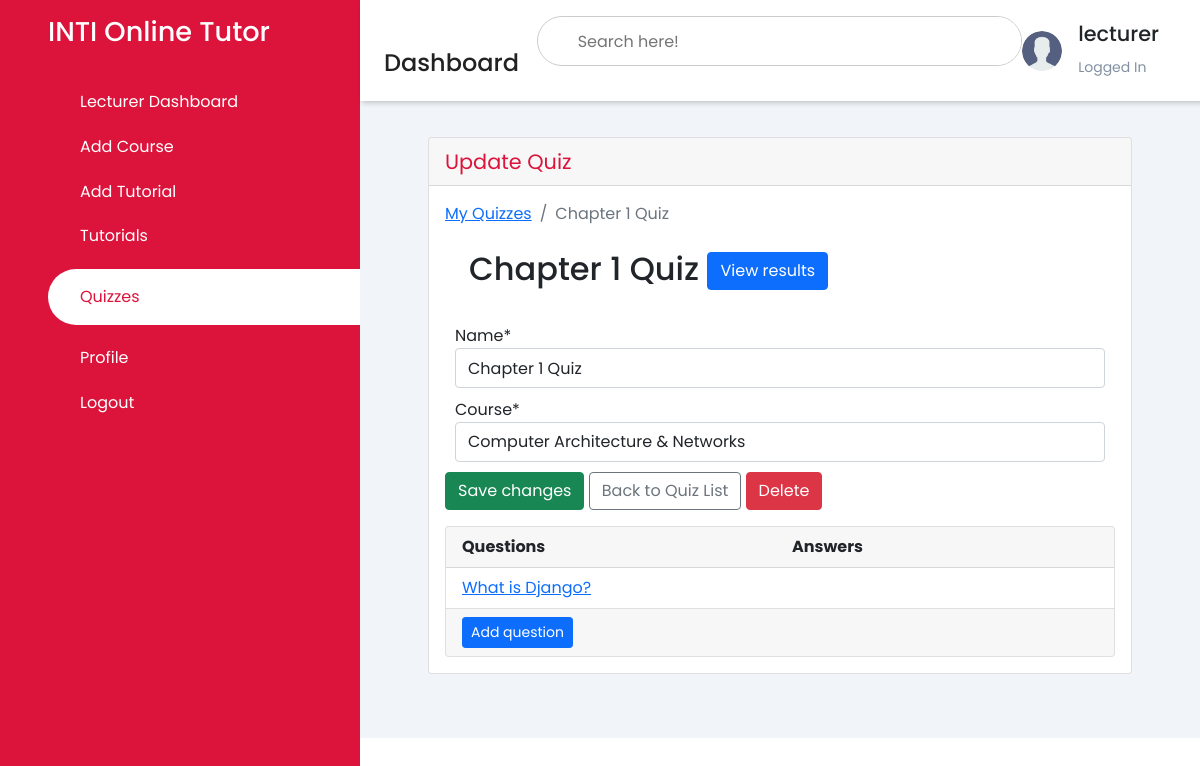
The app's page /update_quiz/6/ (signed in) with its own data.
### pages/models.py (models this page shows, shortened)
class User(AbstractUser):
    is_student = models.BooleanField(default=False)
    is_lecturer = models.BooleanField(default=False)
    is_admin = models.BooleanField(default=False)

class Quiz(models.Model):
    owner = models.ForeignKey(User, on_delete=models.CASCADE, related_name='quizzes')
    name = models.CharField(max_length=255)
    course = models.ForeignKey(Course, on_delete=models.CASCADE, related_name='quizzes')

class Course(models.Model):
    name = models.CharField(max_length=30)
    def __str__(self):
        return self.name

class Question(models.Model):
    quiz = models.ForeignKey(Quiz, on_delete=models.CASCADE, related_name='questions')
    text = models.CharField('Question', max_length=255)

### pages/views.py (the view, shortened to what this page needs)
# urls.py: path('update_quiz/<int:pk>/', UpdateQuizView.as_view(), name='update_quiz'),
class UpdateQuizView(UpdateView):
    model = Quiz
    fields = ('name', 'course')
    template_name = 'dashboard/lecturer/update_quiz.html'
    def get_context_data(self, **kwargs):
        kwargs['questions'] = self.get_object().questions.annotate(answers_count=Count('answers'))
        return super().get_context_data(**kwargs)
    def get_queryset(self):
        return self.request.user.quizzes.all()

### templates/dashboard/lecturer/update_quiz.html (shortened to what this page needs)
<!DOCTYPE html>
<html lang="en">
<head>
    {% load static %}
    {% load crispy_forms_tags %}
    <link rel="stylesheet" href="https://maxst.icons8.com/vue-static/landings/line-awesome/line-awesome/1.3.0/css/line-awesome.min.css">
    <link rel="stylesheet" href="https://maxst.icons8.com/vue-static/landings/line-awesome/font-awesome-line-awesome/css/all.min.css">
    <link href="https://cdn.jsdelivr.net/npm/bootstrap@5.1.3/dist/css/bootstrap.min.css" rel="stylesheet">
    <link rel="stylesheet" href="{% static 'css/style.css' %}">
</head>
<body>
    <div class="sidebar">
        <div class="sidebar-brand">
            <h2>INTI Online Tutor</h2>
        </div>
        <div class="sidebar-menu">
            <ul>
                <li>
                    <a href="{% url 'lecturer_dashboard' %}"><span class="las la-home"></span>
                    <span>Lecturer Dashboard</span></a>
                </li>
                <li>
                    <a href="{% url 'add_course' %}"><span class="las la-plus"></span>
                    <span>Add Course</span></a>
                </li>
                <li>
                    <a href="{% url 'add_tutorial' %}"><span class="las la-plus"></span>
                    <span>Add Tutorial</span></a>
                </li>
                <li>
                    <a href="{% url 'list_tutorial' %}"><span class="las la-book"></span>
                    <span>Tutorials</span></a>
                </li>
                <li>
                    <a href="{% url 'list_quiz' %}" class="active"><span class="las la-certificate"></span>
                    <span>Quizzes</span></a>
                </li>
                <li>
                    <a href=""><span class="las la-fingerprint"></span>
                    <span>Profile</span></a>
                </li>
                <li>
                    <a href="{% url 'logout' %}"><span class="las la-key"></span>
                    <span>Logout</span></a>
                </li>
            </ul>
        </div>
    </div>
    <div class="main-content">
        <header>
            <div class="header-title">
                <h2>
                    <label for="">
                    <span class="las la-bars"></span>
                </label>
                    Dashboard
                </h2>
            </div>
            <div class="search-wrapper">
                <input type="search" placeholder="Search here!" />
            </div>
            <div class="user-wrapper">
                <img src="{% static 'images/user.png' %}" width="40px" height="40px" alt="">
                <div>
                    <h4>{{user.username}}</h4>
                    <small>Logged In</small>
                </div>
            </div>
        </header>
        <main>
            <div class="container-fluid">
        <div class="row">
          <div class="col-12 mb-3">
          <div class="col-12 mb-3">
                <div id="content-wrapper">
        <div class="container-fluid">
            <div class="card mb-3">
                <div class="card-header" style="color: var(--main-color); font-size: 1.3rem;">
                    Update Quiz
                </div>
                <div class="card-body">
              <div class="col-sm-12">
                <nav aria-label="breadcrumb">
                <ol class="breadcrumb">
                  <li class="breadcrumb-item"><a href="{% url 'list_quiz' %}">My Quizzes</a></li>
                  <li class="breadcrumb-item active" aria-current="page">{{ quiz.name }}</li>
                </ol>
              </nav>
              <h2 class="m-4">
                {{ quiz.name }}
                <a href="{% url 'quiz_results' quiz.pk %}" class="btn btn-primary float-right">View results</a>
              </h2>
              <div class="row mb-3">
                  <form method="post" novalidate>
                    {{ form|crispy }}
                    <button type="submit" class="btn btn-success">Save changes</button>
                    <a href="{% url 'list_quiz' %}" class="btn btn-outline-secondary" role="button">Back to Quiz List</a>
                    <a href="{% url 'delete_quiz' quiz.pk %}" class="btn btn-danger float-right">Delete</a>
                  </form>
                  <br>
                </div>
                   <div class="card">
                <div class="card-header">
                  <div class="row">
                    <div class="col-sm-6">
                      <strong>Questions</strong>
                    </div>
                    <div class="col-sm-6">
                      <strong>Answers</strong>
                    </div>
                  </div>
                </div>
                <div class="list-group list-group-flush list-group-formset">
                  {% for question in questions %}
                    <div class="list-group-item">
                      <div class="row">
                        <div class="col-10">
                          <a href="{% url 'update_questions' quiz.pk question.pk %}">{{ question.text }}</a>
                        </div>
                      </div>
                    </div>
                  {% empty %}
                    <div class="list-group-item text-center">
                      <p class="text-muted font-italic mb-0">You haven't created any questions yet. Go ahead and <a href="{% url 'add_question' quiz.pk %}">add the first question</a>.</p>
                    </div>
                  {% endfor %}
                </div>
                <div class="card-footer">
                  <a href="{% url 'add_question' quiz.pk %}" class="btn btn-primary btn-sm">Add question</a>
                </div>
              </div>
                </div>
              </div>
                    </div>
                </div>
                            </div>
                        </div>
                    </div>
                </div>
        </main>
    </div>
</body>
</html>

### static/css/style.css (style rules this page uses)
:root { --main-color: #DC143C; --color-dark: #1D2231; --text-grey: #8390A2 }
* { padding: 0; margin: 0; box-sizing: border-box; list-style-type: none; text-decoration: none; font-family: 'Poppins', sans-serif; }
.sidebar { width: 360px; position: fixed; left: 0; top: 0; height: 100%; background: var(--main-color); z-index: 100; }
.sidebar-brand { height: 90px; padding: 1rem 0rem 1rem 2rem; color: #fff; }
.sidebar-brand h2 { font-size: 1.7rem; }
.sidebar-menu li { width: 100%; margin-bottom: 1.3rem; padding-left: 1rem; }
.sidebar-menu a { padding-left: 1rem; display: block; color: #fff; font-size: 1rem; text-decoration: none; }
.sidebar-menu a.active { background: #fff; padding-top: 1rem; padding-bottom: 1rem; color: var(--main-color); border-radius: 30px 0px 0px 30px; }
.sidebar-menu a span:first-child { font-size: 1rem; padding-right: 1rem; }
.main-content { margin-left: 360px; }
header { display: flex; justify-content: space-between; padding: 1rem 1.5rem; box-shadow: 2px 2px 5px rgba(0,0,0,0.2); position: fixed; left: 360px; width: calc(100% - 345px); top: 0; z-index: 100; background-color: white; }
header h2 { color: #222; font-size: 1.5rem; }
header label span { font-size: 1.7rem; padding-right: 1rem; }
.search-wrapper { border: 1px solid #ccc; border-radius: 30px; height: 50px; width: 500px; display: flex; align-items: center; overflow-x: hidden; }
.search-wrapper input { height: 100%; width: 100%; padding: .5rem; border: none; outline: none; }
.user-wrapper { display: flex; align-items: center; margin-right: 2rem; }
.user-wrapper h4 { font-size: 1.3rem; }
.user-wrapper img { border-radius: 50%; margin-right: 1rem; }
.user-wrapper small { display: inline-block; color: var(--text-grey); margin-top: 1px; }
main { margin-top:89px; padding: 2rem; background: #f1f5f9; min-height: calc(100vh -90px); }
.form-group { margin-left: 10px; margin-right: 10px; margin-top: 10px; display: flex; flex: 0 0 auto; flex-flow: column wrap; align-items: left; margin-bottom: 10px; }

### records on screen
User: username "lecturer"
Quiz: name "Chapter 1 Quiz", course "Computer Architecture & Networks"
Question: text "What is Django?"
